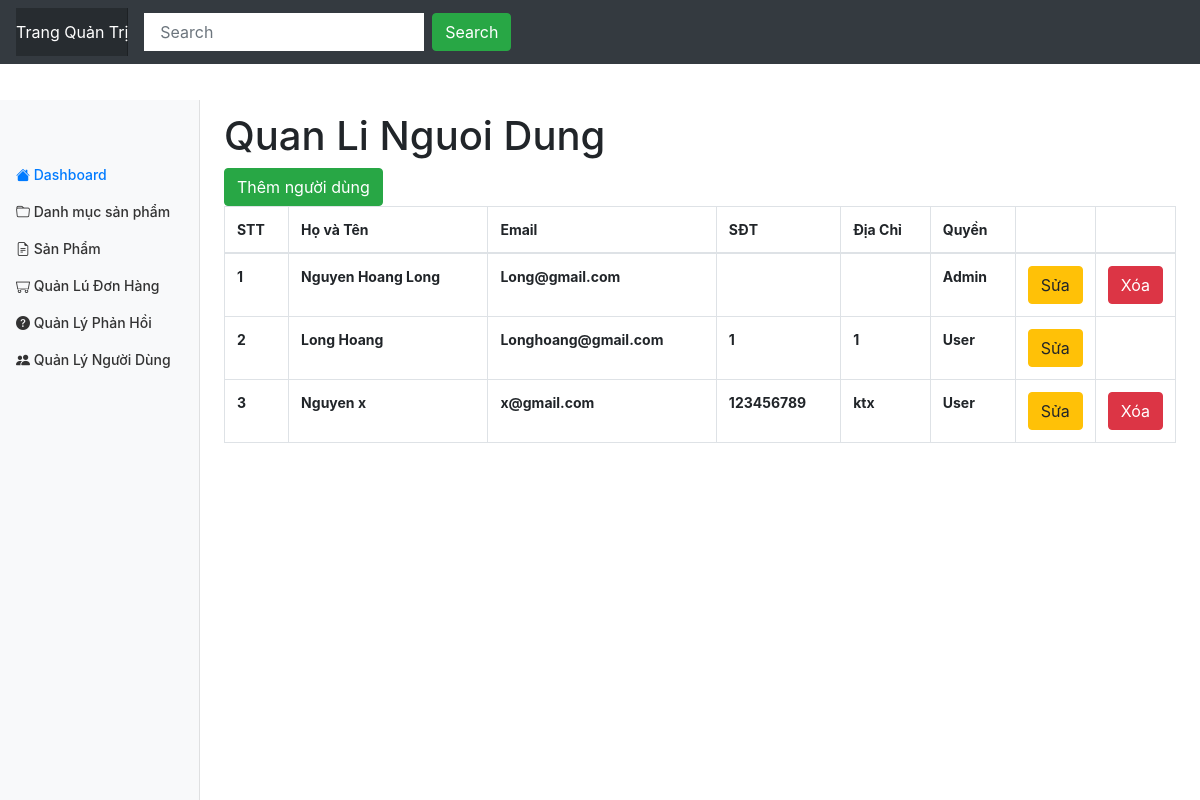
Screenshot of /admin/user/index.php (signed in) with the database file from the repository.
### tables this page shows
CREATE TABLE `user` (
  `id` int(11) NOT NULL,
  `fullname` varchar(50) DEFAULT NULL,
  `email` varchar(150) DEFAULT NULL,
  `phone_number` varchar(20) DEFAULT NULL,
  `address` varchar(200) DEFAULT NULL,
  `password` varchar(32) DEFAULT NULL,
  `role_id` int(11) DEFAULT NULL,
  `created_at` datetime DEFAULT NULL,
  `updated_at` datetime DEFAULT NULL,
  `deleted` int(11) DEFAULT NULL
);

CREATE TABLE `role` (
  `id` int(11) NOT NULL,
  `name` varchar(20) DEFAULT NULL
);

### database/dbhelper.php (called while the page is built, shortened)
<?php
function executeResult($sql,$isSingle = false){
	$data = null;
	$conn = mysqli_connect(HOST,USERNAME,PASSWORD,DATABASE);
	mysqli_set_charset($conn,'utf8');
	$resultset = mysqli_query($conn,$sql);
	if($isSingle){
		$data = mysqli_fetch_array($resultset,1);
	}else{
		$data = [];
		while(($row = mysqli_fetch_array($resultset,1)) != null){
			$data[] = $row;
		}
	}
	return $data;
}

### utils/utility.php (called while the page is built, shortened)
<?php
function getUserToken(){
   if(isset($_SESSION['user'])){
      return $_SESSION['user'];
   }
   return null;
}
?>

### admin/user/index.php (the view, shortened to what this page needs)
<?php
    require_once'..\layouts\header.php';
    $sql = "select user.*, role.name as role_name from user left join role on
    user.role_id = role.id where user.deleted = 0";
     $data = executeResult($sql);
?>
<div class="row">
  <div class="col-md-12 table-responsive">
    <h1>Quan Li Nguoi Dung</h1>
    <a href="editor.php"><button class="btn btn-success">Thêm người dùng</button></a>
    <table class="table table-bordered table-hover">
      <thead>
        <tr>
          <th>STT</th>
          <th>Họ và Tên</th>
          <th>Email</th>
          <th>SĐT</th>
          <th>Địa Chỉ</th>
          <th>Quyền</th>
          <th style="width: 50px;"></th>
          <th style="width: 50px;"></th>
        </tr>
      </thead>
<tbody>
  <?php
  $index = 0;
foreach ($data as $item) {
  echo '<tr>
          <th>'.(++$index).'</th>
          <th>'.$item['fullname'].'</th>
          <th>'.$item['email'].'</th>
          <th>'.$item['phone_number'].'</th>
          <th>'.$item['address'].'</th>
          <th>'.$item['role_name'].'</th>
          <th style="width: 50px;">
           <a href="editor.php?id='.$item['id'].'">
           <button class="btn btn-warning">Sửa</button>
           </a>
          </th>
          <th style="width: 50px">';
          if($user['id'] != $item['id'] && $item['role_id'] !=0){
         echo '<button onclick="deleteUser('.$item['id'].')" class="btn btn-danger">Xóa</button>';
          }
         echo '
          </th>
        </tr>';
}
  ?>
</tbody>
    </table>
  </div>
</div>
<?php
     require_once'..\layouts\footer.php';
 ?>

### assets/css/dashboard.css (style rules this page uses)
body { font-size: .875rem; }

### rows the page displays
user: fullname "Nguyen Hoang Long", email "Long@gmail.com", role.name "Admin"
user: fullname "Long Hoang", email "Longhoang@gmail.com", phone_number "1", address "1", role.name "User"
user: fullname "Nguyen x", email "x@gmail.com", phone_number "123456789", address "ktx", role.name "User"
